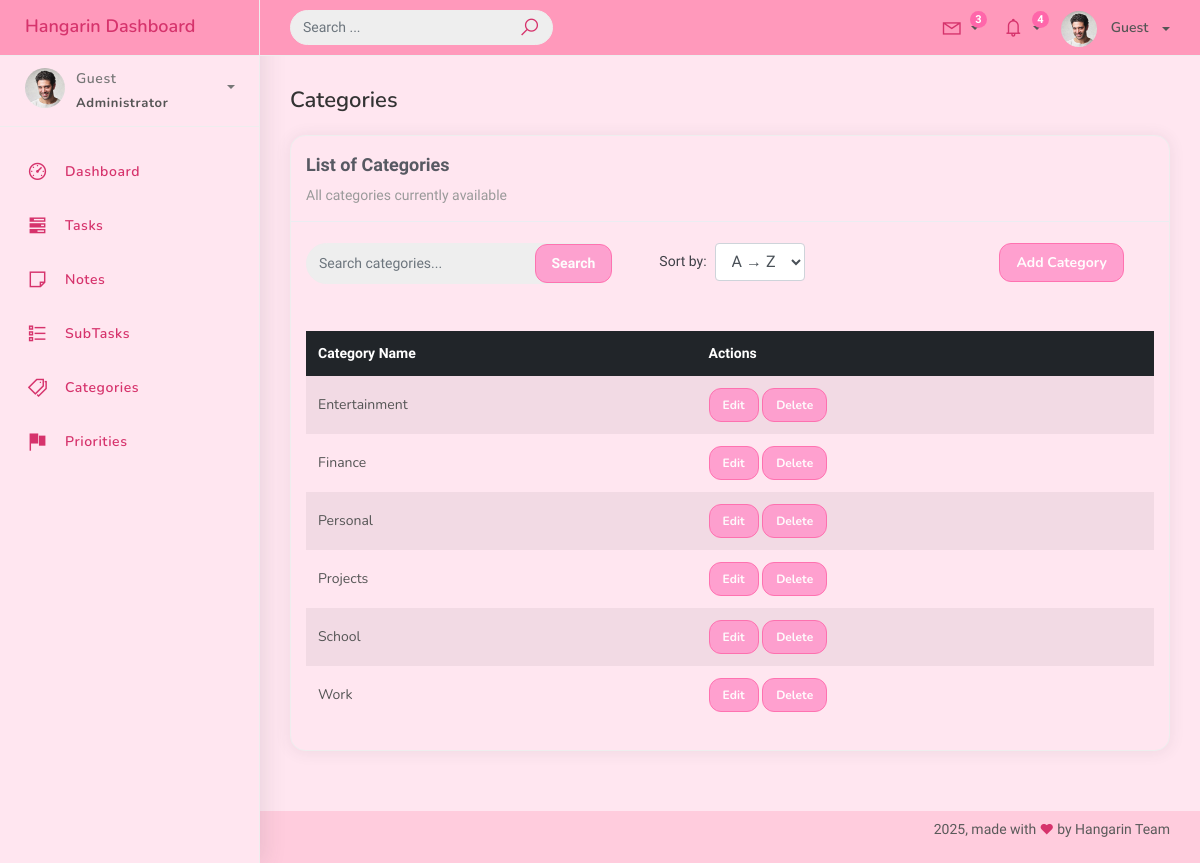
The page /category_list/ on the database its author committed.
### studentorg/models.py (models this page shows, shortened)
class BaseModel(models.Model):
    created_at = models.DateTimeField(auto_now_add=True)
    updated_at = models.DateTimeField(auto_now=True)
    class Meta:
        abstract = True

class Category(BaseModel):
    name = models.CharField(max_length=100)
    class Meta:
        verbose_name = "Category"
        verbose_name_plural = "Categories"

### studentorg/views.py (the view)
# urls.py: path("category_list/", CategoryListView.as_view(), name="category-list"),
class CategoryListView(ListView):
    model = Category
    context_object_name = "categories"
    template_name = "category_list.html"
    paginate_by = 10
    ordering = ["name"]
    def get_queryset(self):
        qs = super().get_queryset()
        query = self.request.GET.get("q")
        order = self.request.GET.get("order", "name")
        if query:
            qs = qs.filter(Q(name__icontains=query))
        valid_fields = ["name", "-name"]
        if order in valid_fields:
            qs = qs.order_by(order)
        return qs
    def get_context_data(self, **kwargs):
        context = super().get_context_data(**kwargs)
        context["current_order"] = self.request.GET.get("order", "name")
        return context

### templates/category_list.html (shortened to what this page needs)
{% extends 'base.html' %}
{% load static %}
{% block content %}
<div class="content">
  <div class="container-fluid">
    <h4 class="page-title">Categories</h4>
    <div class="row">
      <div class="col-md-12">
        <div class="card">
          <div class="card-header">
            <div class="card-title">List of Categories</div>
            <div class="card-category">All categories currently available</div>
          </div>
          <br />
          <div class="col-md-12 row mb-3">
            <div class="col-md-5">
              <form class="navbar-left navbar-form nav-search mr-md-3" method="GET">
                <div class="input-group">
                  <input type="text" name="q" class="form-control" placeholder="Search categories..." value="{{ request.GET.q }}">
                  <div class="input-group-append">
                    <button class="btn btn-primary" type="submit">Search</button>
                  </div>
                </div>
              </form>
            </div>
            <div class="col-md-4">
              <form method="GET" class="form-inline">
                <label for="order" class="mr-2">Sort by:</label>
                <select name="order" class="form-control" onchange="this.form.submit()">
                  <option value="name" {% if current_order == "name" %}selected{% endif %}>A → Z</option>
                </select>
              </form>
            </div>
            <div class="col-md-3">
              <div class="pull-right">
                <a href="{% url 'category-add' %}" class="btn btn-success btn-rounded">Add Category</a>
              </div>
            </div>
          </div>
          <div class="card-body">
            <div class="table-responsive" style="max-height: 500px; overflow-y: auto;">
              <table class="table table-striped mt-3">
                <thead class="thead-dark">
                  <tr>
                    <th>Category Name</th>
                    <th>Actions</th>
                  </tr>
                </thead>
                <tbody>
                  {% for category in categories %}
                  <tr>
                    <td>{{ category.name }}</td>
                    <td>
                      <a href="{% url 'category-update' category.id %}" class="btn btn-sm btn-primary">Edit</a>
                      <a href="{% url 'category-delete' category.id %}" class="btn btn-sm btn-danger">Delete</a>
                    </td>
                  </tr>
                  {% empty %}
                  <tr>
                    <td colspan="2" class="text-center text-muted">No categories found.</td>
                  </tr>
                  {% endfor %}
                </tbody>
              </table>
            </div>
          </div>
        </div>
      </div>
    </div>
  </div>
</div>
{% endblock %}

### templates/base.html (style rules this page uses)
body, .navbar, .sidebar, .nav-link, .dropdown-menu, .footer { font-family: 'Comic Neue', cursive !important; }
body { background-color: #fff0f6; }
.btn { background-color: #ff99cc !important; border-color: #ff66aa !important; color: white !important; border-radius: 12px !important; font-weight: bold !important; }
.card, .dropdown-menu, .user-box, .nav-collapse .nav-item a { background-color: #ffe6f0 !important; border-radius: 15px !important; }
a { color: #d6336c !important; }

### rows shown on the page
Category: name "Entertainment"
Category: name "Finance"
Category: name "Personal"
Category: name "Projects"
Category: name "School"
Category: name "Work"

### other values the page prints
{{ request.user.username|default:"Guest" }} "Guest"
